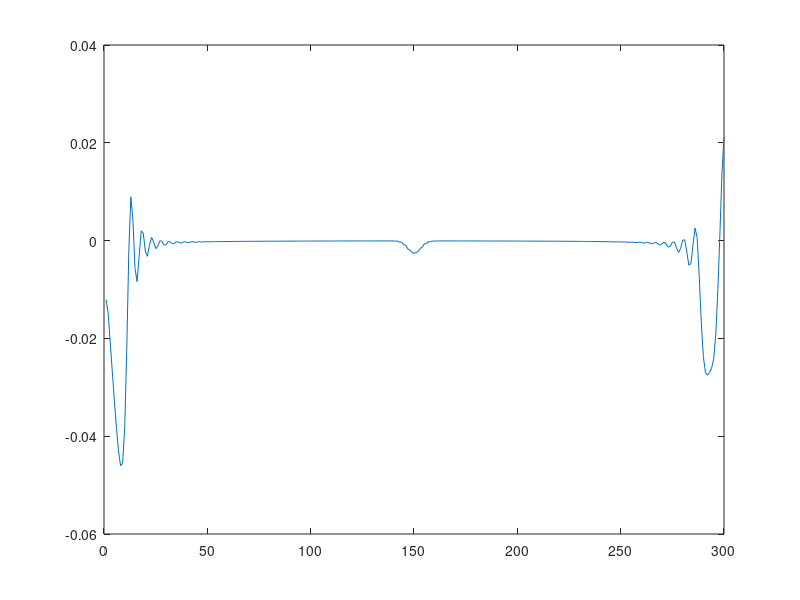

The MATLAB script that drew this image:
clear all, clc
close all

N = 300;                    % Number of lines   (cells in the y direction)
omega = 1.9;               % Relaxation frequency

C_x=[0 1  -1];                       % velocity vectors in x
w0=4/6. ; w1=1/6. ; w2=1/6.;                    % lattice weights
W = [w0 w1 w1];
f1=3.;
f2=4.5;
f3=1.5;                                             % coef. of the f equil.

f=zeros(N,3);                                 
feq=zeros(N,3);

f(:,:)=1/3;   
ux = zeros(N, 1);

rho_l = 0.01;   % initial disturbance
f(N/2,3) = rho_l;

for ta = 1 : 150*sqrt(3)
    
    f(:,2) = [f(1:2,2);f(2:N-1,2)];
    f(:,3) = [f(2:N-1,3);f(N-1:N,3)];
    rho=sum(f,2); 

    rt0= w0*rho;
    rt1= w1*rho;
    rt2= w2*rho;

    ux = (C_x(2).*f(:,2)+C_x(3).*f(:,3))./rho ;
   
    uxsq=ux.^2; 
    usq=uxsq; 
     
    feq(:,1)= rt0 .*(1 - f3*usq);
    feq(:,2)= rt1 .*(1 +f1*ux +f2*uxsq -f3*usq);
    feq(:,3)= rt2 .*(1 -f1*ux +f2*uxsq -f3*usq);
    
    f= (1-omega)*f + omega*feq; 
    plot(rho-1), view(2)%, shading flat, axis equal, caxis([-.00001 .00001])
    grid off
    pause(.0001) 

end %
